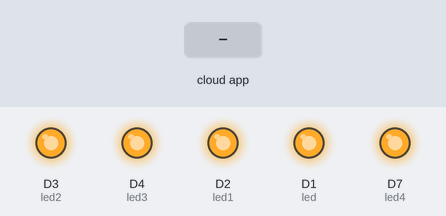
The sketch below on a simulated ESP8266 (NodeMCU). Shown: output pins drawn as LEDs (lit = HIGH). The test bench sets the inputs (shaded band). WiFi joins after 1.5 s; servers stay silent unless stated; no MQTT or app messages arrive unless stated; what the sketch prints to the serial monitor is not drawn.

Above: at 2.7 s.
2.8 s: the phone or cloud app sets MAINLIGHT1 to ON
At 3.9 s:
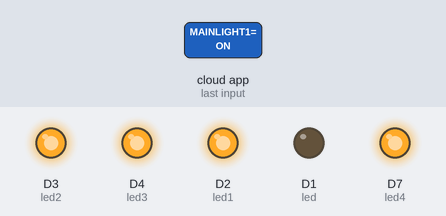
4.3 s: the phone or cloud app sets MAINLIGHT2 to ON
At 5.0 s:
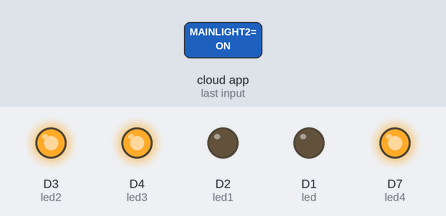
5.8 s: the phone or cloud app sets MAINLIGHT1 to OFF
At 6.7 s:
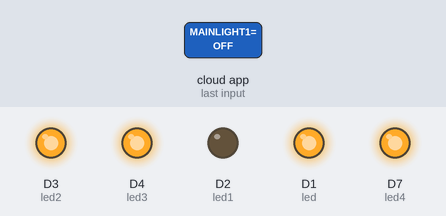
7.3 s: the phone or cloud app sets REGLIGHT to ON
At 7.8 s:
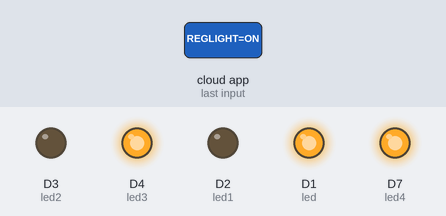
8.8 s: the phone or cloud app sets WORKLIGHT to ON
At 10.0 s:
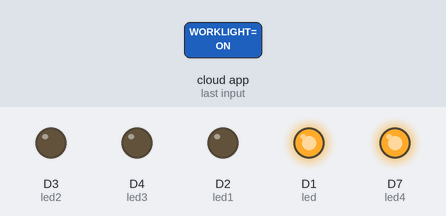
10.3 s: the phone or cloud app sets MAINLIGHT2 to OFF
At 11.0 s:
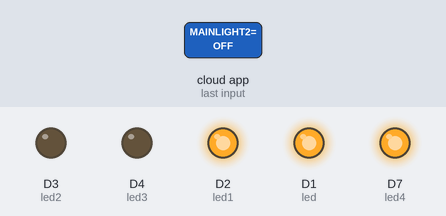
Timing chart, 0 to 12.8 s (numbered marks = the images above; inputs shaded):
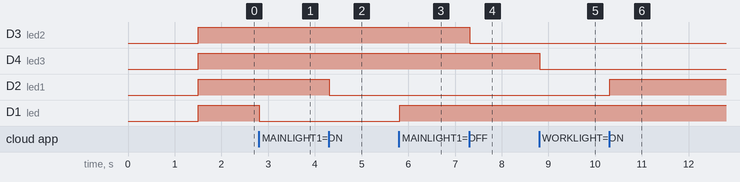

The sketch:

Home_Auto_2.ino
```cpp
#include <ESP8266WiFi.h>
//#include <NTPClient.h>
//#include <WiFiUdp.h>
#include "Adafruit_MQTT.h"
#include "Adafruit_MQTT_Client.h"

#define WIFI_SSID "WifiName"//Your wifi name
#define WIFI_PASS "WifiPassword"//your wifi password

#define MQTT_SERV "io.adafruit.com"
#define MQTT_PORT 1883
#define MQTT_NAME " " //Your adafruit name
#define MQTT_PASS " " //Your adafruit AIO key

int led = D1;
int led1 = D2;
int led2 = D3;
int led3 = D4;
int led4 = D7;
int ldr = D0;
//WiFiUDP ntpUDP;
int ldr_val;
int k=0;
//NTPClient timeClient(ntpUDP, "europe.pool.ntp.org", 3600, 60000);


WiFiClient client;
Adafruit_MQTT_Client mqtt(&client, MQTT_SERV, MQTT_PORT, MQTT_NAME, MQTT_PASS);

Adafruit_MQTT_Subscribe Light1 = Adafruit_MQTT_Subscribe(&mqtt, MQTT_NAME "/f/MAINLIGHT1");
Adafruit_MQTT_Publish MainLight1Status = Adafruit_MQTT_Publish(&mqtt, MQTT_NAME "/f/MainLight1Status");

Adafruit_MQTT_Subscribe Light2 = Adafruit_MQTT_Subscribe(&mqtt, MQTT_NAME "/f/MAINLIGHT2");
Adafruit_MQTT_Publish MainLight2Status = Adafruit_MQTT_Publish(&mqtt, MQTT_NAME "/f/MainLight2Status");

Adafruit_MQTT_Subscribe Light3 = Adafruit_MQTT_Subscribe(&mqtt, MQTT_NAME "/f/REGLIGHT");
Adafruit_MQTT_Publish RLightStatus = Adafruit_MQTT_Publish(&mqtt, MQTT_NAME "/f/RLightStatus");

Adafruit_MQTT_Subscribe Light4 = Adafruit_MQTT_Subscribe(&mqtt, MQTT_NAME "/f/WORKLIGHT");
Adafruit_MQTT_Publish WLightStatus = Adafruit_MQTT_Publish(&mqtt, MQTT_NAME "/f/WLightStatus");

Adafruit_MQTT_Subscribe Mode_Work = Adafruit_MQTT_Subscribe(&mqtt, MQTT_NAME "/f/WORKMODE");
Adafruit_MQTT_Publish WorkModeStatus = Adafruit_MQTT_Publish(&mqtt, MQTT_NAME "/f/WorkModeStatus");

void setup()
{


  Serial.begin(9600);
  pinMode(LED_BUILTIN, OUTPUT);


  //Connect to WiFi
  Serial.print("\n\nConnecting Wifi>");
  WiFi.begin(WIFI_SSID, WIFI_PASS);
  digitalWrite(LED_BUILTIN, LOW);

  while (WiFi.status() != WL_CONNECTED)
  {
    Serial.print(">");
    delay(50);
  }

  Serial.println("OK!");

  //Subscribe to the Lights topic
  mqtt.subscribe(&Light1);
  mqtt.subscribe(&Light2);
  mqtt.subscribe(&Light3);
  mqtt.subscribe(&Light4);
  mqtt.subscribe(&Mode_Work);

  pinMode(led, OUTPUT);
  pinMode(led1, OUTPUT);
  pinMode(led2, OUTPUT);
  pinMode(led3, OUTPUT);
  pinMode(led4, OUTPUT);
  pinMode(ldr,INPUT);

  digitalWrite(LED_BUILTIN, HIGH);
  digitalWrite(led,HIGH);
  digitalWrite(led1,HIGH);
  digitalWrite(led2,HIGH);
  digitalWrite(led3,HIGH);
  digitalWrite(led4,HIGH);

  //timeClient.begin();

}

void loop()
{


  //Connect/Reconnect to MQTT
  MQTT_connect();


  //Read from our subscription queue until we run out, or
  //wait up to 5 seconds for subscription to update
  Adafruit_MQTT_Subscribe * subscription;
  while ((subscription = mqtt.readSubscription(5000)))
  {

    //If we're in here, a subscription updated...
    if (subscription == &Light1)
    {
      //Print the new value to the serial monitor
      Serial.print("Light1: ");
      Serial.println((char*) Light1.lastread);

      //If the new value is  "ON", turn the light on.
      //Otherwise, turn it off.
      if (!strcmp((char*) Light1.lastread, "ON"))
      {
        //active low logic
        digitalWrite(led, LOW);
        MainLight1Status.publish("ON");
      }
      else if (!strcmp((char*) Light1.lastread, "OFF"))
      {
        digitalWrite(led, HIGH);
        MainLight1Status.publish("OFF");

      }
      else
      {
        MainLight1Status.publish("ERROR");
      }
    }
    else
    {
      //LightsStatus.publish("ERROR");
    }
    if (subscription == &Light2)
    {
      //Print the new value to the serial monitor
      Serial.print("Light2: ");
      Serial.println((char*) Light2.lastread);

      //If the new value is  "ON", turn the light on.
      //Otherwise, turn it off.
      if (!strcmp((char*) Light2.lastread, "ON"))
      {
        //active low logic
        digitalWrite(led1, LOW);
        MainLight2Status.publish("ON");
      }
      else if (!strcmp((char*) Light2.lastread, "OFF"))
      {
        digitalWrite(led1, HIGH);
        MainLight2Status.publish("OFF");

      }
      else
      {
        MainLight2Status.publish("ERROR");
      }
    }
    else
    {
      //LightsStatus.publish("ERROR");
    }
    if (subscription == &Light3)
    {
      //Print the new value to the serial monitor
      Serial.print("Light3: ");
      Serial.println((char*) Light3.lastread);

      //If the new value is  "ON", turn the light on.
      //Otherwise, turn it off.
      if (!strcmp((char*) Light3.lastread, "ON"))
      {
        //active low logic
        digitalWrite(led2, LOW);
        RLightStatus.publish("ON");
      }
      else if (!strcmp((char*) Light3.lastread, "OFF"))
      {
        digitalWrite(led2, HIGH);
        RLightStatus.publish("OFF");

      }
      else
      {
        RLightStatus.publish("ERROR");
      }
    }
    else
    {
      //LightsStatus.publish("ERROR");
    }


    if (subscription == &Light4)
    {
      //Print the new value to the serial monitor
      Serial.print("Light4: ");
      Serial.println((char*) Light4.lastread);

      //If the new value is  "ON", turn the light on.
      //Otherwise, turn it off.
      if (!strcmp((char*) Light4.lastread, "ON"))
      {
        //active low logic
        digitalWrite(led3, LOW);
        //WLightStatus.publish("ON");
      }
      else if (!strcmp((char*) Light4.lastread, "OFF"))
      {
        digitalWrite(led3, HIGH);
        //WLightStatus.publish("OFF");

      }
      else
      {
        //WLightStatus.publish("ERROR");
      }
    }
    else
    {
      //LightsStatus.publish("ERROR");
    }

    if (subscription == &Mode_Work)
    {
      //Print the new value to the serial monitor
      Serial.print("Work Mode: ");
      Serial.println((char*) Mode_Work.lastread);

      //If the new value is  "ON", turn the light on.
      //Otherwise, turn it off.
      if (!strcmp((char*) Mode_Work.lastread, "ON"))
      {
        k=1;
        Serial.print(k);
      }

      else if (!strcmp((char*) Mode_Work.lastread, "OFF"))
      {
        WorkModeStatus.publish("OFF");
        k = 0;
        Serial.print(k);
        digitalWrite(led4,HIGH);

      }
      else
      {
        WorkModeStatus.publish("ERROR");
      }
    }
    else
    {
      //LightsStatus.publish("ERROR");
    }


  }
  ldr_val = digitalRead(ldr);
    if((k==1)&&ldr_val!=0)
    {
      digitalWrite(led4,LOW);
    }
  //Serial.println(ldr_val);
  //  if (!mqtt.ping())
  //  {
  //    mqtt.disconnect();
  //  }
}


void MQTT_connect()
{

  //  // Stop if already connected
  if (mqtt.connected() && mqtt.ping())
  {
    //    mqtt.disconnect();
    return;
  }

  int8_t ret;

  mqtt.disconnect();

  //Serial.print("Connecting to MQTT... ");
  uint8_t retries = 3;
  while ((ret = mqtt.connect()) != 0) // connect will return 0 for connected
  {
    Serial.println(mqtt.connectErrorString(ret));
    Serial.println("Retrying MQTT connection in 5 seconds...");
    mqtt.disconnect();
    delay(5000);  // wait 5 seconds
    retries--;
    if (retries == 0)
    {
      ESP.reset();
    }
  }
  //Serial.println("MQTT Connected!");
}
```

Measured:
- after the input at 2.8 s, D1 (led): HIGH → LOW at once
- after the input at 4.3 s, D2 (led1): HIGH → LOW at once
- after the input at 5.8 s, D1 (led): LOW → HIGH at once
- after the input at 7.3 s, D3 (led2): HIGH → LOW at once
- after the input at 8.8 s, D4 (led3): HIGH → LOW at once
- after the input at 10.3 s, D2 (led1): LOW → HIGH at once
